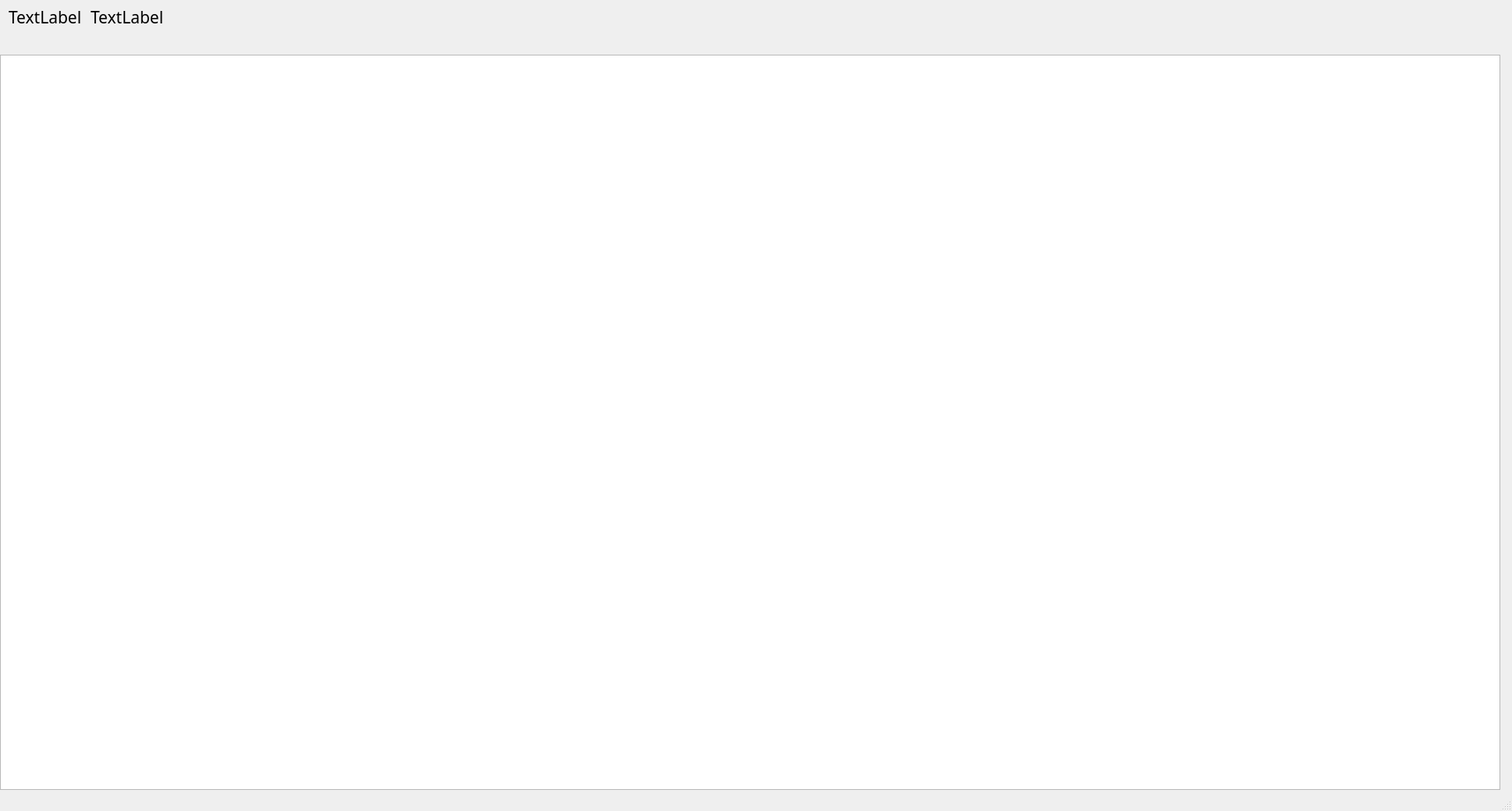
<?xml version="1.0" encoding="UTF-8"?>
<ui version="4.0">
 <class>SubWindow</class>
 <widget class="QMainWindow" name="SubWindow">
  <property name="geometry">
   <rect>
    <x>0</x>
    <y>0</y>
    <width>1936</width>
    <height>1038</height>
   </rect>
  </property>
  <property name="windowTitle">
   <string>Shop</string>
  </property>
  <widget class="QWidget" name="centralwidget">
   <widget class="QTableWidget" name="tableWidget_commodity">
    <property name="geometry">
     <rect>
      <x>0</x>
      <y>70</y>
      <width>1921</width>
      <height>941</height>
     </rect>
    </property>
    <property name="font">
     <font>
      <family>標楷體</family>
      <pointsize>16</pointsize>
     </font>
    </property>
   </widget>
   <widget class="QLabel" name="label_shopid">
    <property name="geometry">
     <rect>
      <x>11</x>
      <y>11</y>
      <width>99</width>
      <height>21</height>
     </rect>
    </property>
    <property name="font">
     <font>
      <family>標楷體</family>
      <pointsize>16</pointsize>
     </font>
    </property>
    <property name="text">
     <string>TextLabel</string>
    </property>
   </widget>
   <widget class="QLabel" name="label_itemname">
    <property name="geometry">
     <rect>
      <x>116</x>
      <y>11</y>
      <width>841</width>
      <height>21</height>
     </rect>
    </property>
    <property name="font">
     <font>
      <family>標楷體</family>
      <pointsize>16</pointsize>
     </font>
    </property>
    <property name="text">
     <string>TextLabel</string>
    </property>
   </widget>
  </widget>
  <widget class="QMenuBar" name="menubar">
   <property name="geometry">
    <rect>
     <x>0</x>
     <y>0</y>
     <width>1936</width>
     <height>21</height>
    </rect>
   </property>
  </widget>
  <widget class="QStatusBar" name="statusbar"/>
 </widget>
 <resources/>
 <connections/>
</ui>
